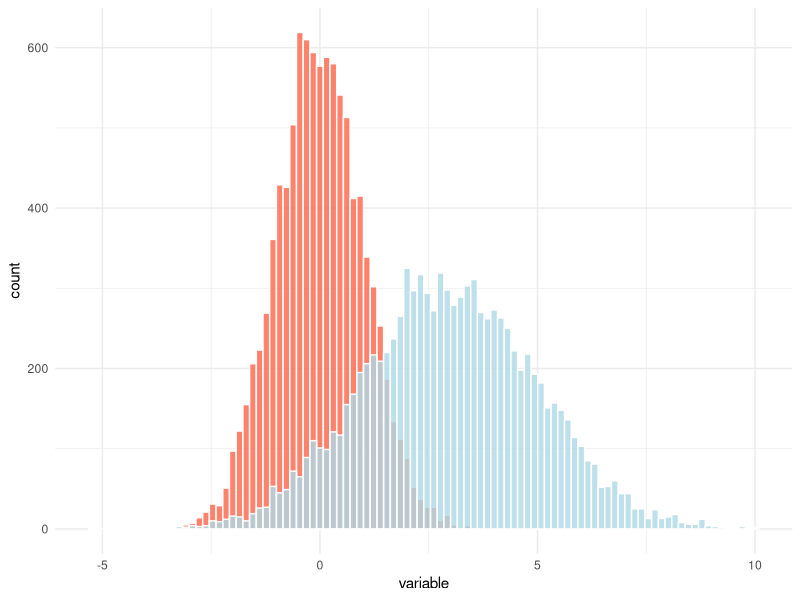
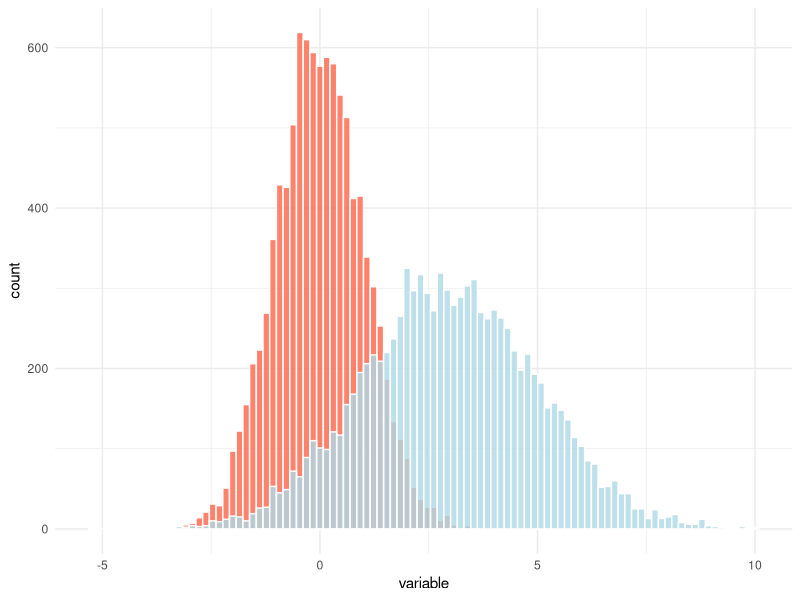
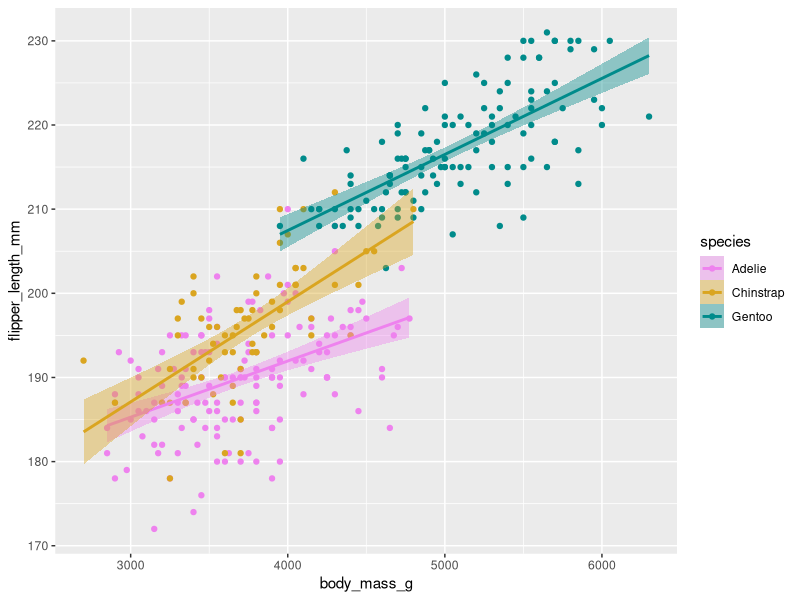

Reproduce these figures in R, in order.
## ---- chunk 1
b = c(TRUE, FALSE, NA, FALSE, TRUE, TRUE)
mean(b)
## ---- chunk 2
mean(b, na.rm = TRUE)
## ---- chunk 3
unsafe_mean = function(x) mean(x, na.rm = TRUE)
## ---- chunk 4
library(purrr)  # contains `partial`
unsafe_mean = partial(mean, na.rm = TRUE)
## ---- chunk 5
unsafe_mean(b)
## ---- chunk 6
library(tibble)
library(ggplot2)

# first, some data...
d = tibble(
    z = rnorm(10000, mean = 0, sd = 1),
    e = 2 * z + 3
)

ggplot(d) +
    geom_histogram(aes(x = z), bins = 100, color = "white", alpha = 0.8, fill = "tomato") +
    geom_histogram(aes(x = e), bins = 100, color = "white", alpha = 0.8, fill = "lightblue") +
    labs(x = "variable") +
    theme_minimal()
## ---- chunk 7
# create a new histogram function w/ arguments fixed
geom_hist_rv = partial(geom_histogram, bins = 100, color = 'white', alpha = 0.8)

# apply our function
ggplot(d) +
    geom_hist_rv(aes(x = z), fill = "tomato") +
    geom_hist_rv(aes(x = e), fill = "lightblue") +
    labs(x = "variable") +
    theme_minimal()
## ---- chunk 8
# a map / vector of key-value pairs
peng_colors = c("Adelie" = "violet", "Chinstrap" = "goldenrod", "Gentoo" = "darkcyan")

# invoke the map
scale_color_species = partial(scale_color_manual, values = peng_colors)
scale_fill_species = partial(scale_fill_manual, values = peng_colors)
## ---- chunk 9
library(palmerpenguins)

ggplot(penguins) +
    aes(x = body_mass_g, y = flipper_length_mm, color = species, fill = species) +
    geom_point() +
    geom_smooth(method = "lm") +
    scale_color_species() +
    scale_fill_species()
## ---- chunk 10
   b_mean = partial(mean, x = b)
## ---- chunk 11
   b_mean(na.rm = TRUE)
## ---- chunk 12
   b_mean()
## ---- chunk 13
   apply_reg = partial(lm, formula = y ~ x + z + w)
## ---- chunk 14
   reg_on_penguins = partial(lm, data = palmerpenguins)
## ---- chunk 15
attributes(unsafe_mean)
## ---- chunk 16
mtcars |> lapply(unsafe_mean) |> head()
## ---- chunk 17
# take in a function f and return a "lifted" function that applies f to a list
fmap = function(f) {
    function(lst) lapply(lst, f)
}

mtcars |> fmap(unsafe_mean)() |> head()
## ---- chunk 18
# create a function composition g . f
compose = function(g, f) {
    function(...) g(f(...))
}

compose(head, fmap(unsafe_mean))(mtcars)

# or ...
mtcars |> compose(head, fmap(unsafe_mean))()
